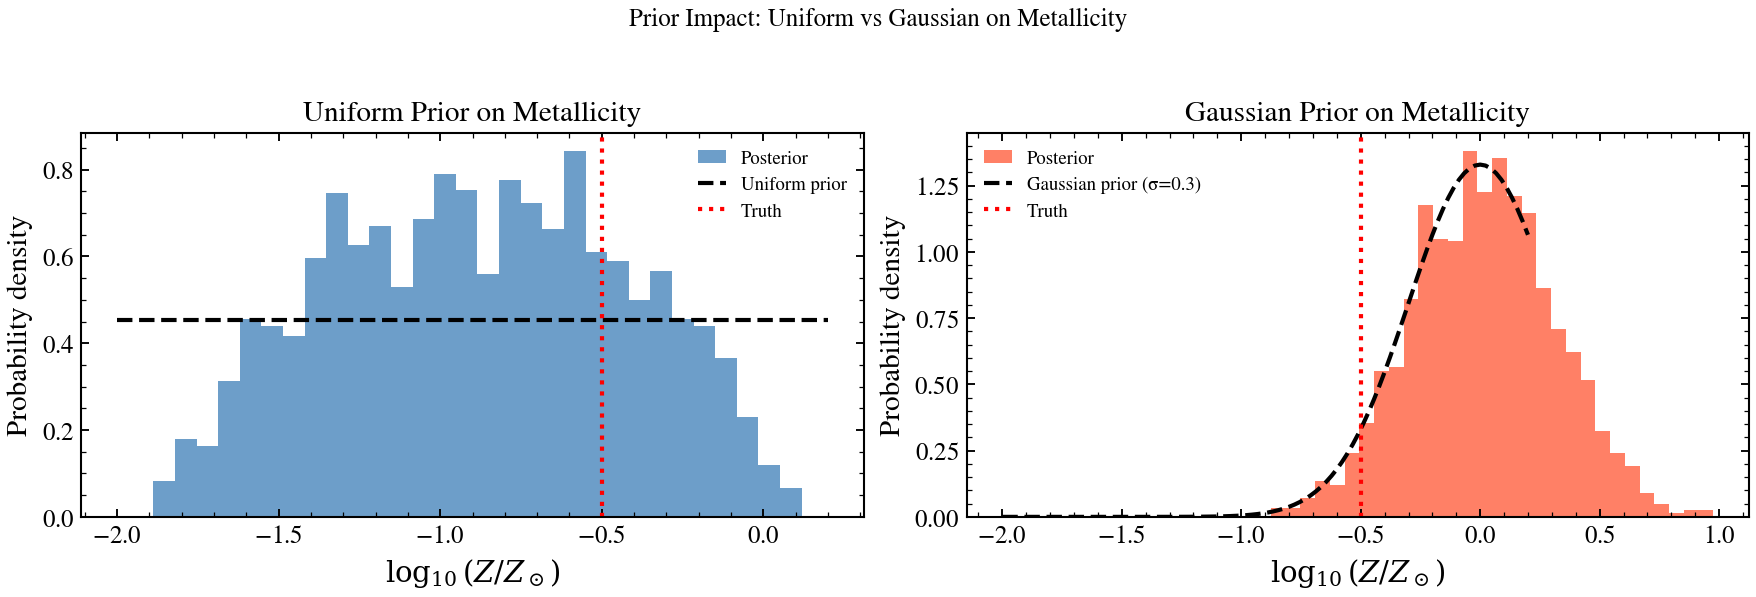

Source code (Python):
"""
Prior Sensitivity: Gaussian vs Uniform
=======================================

How does prior choice affect the posterior? This recipe compares fitting
with a Uniform prior vs Gaussian prior on metallicity, showing how prior
assumptions constrain the posterior.
"""

from pathlib import Path

import jax
import matplotlib.pyplot as plt
import numpy as np

from tengri import (
    Fitter,
    Fixed,
    Gaussian,
    Observation,
    Parameters,
    Photometry,
    SEDModel,
    Uniform,
    load_ssp_data,
)
from tengri.analysis.plotting import setup_style

setup_style()


def _find_ssp():
    """Locate SSP data from project root or docs/ (sphinx-gallery) cwd."""
    name = "ssp_prsc_miles_chabrier_wNE_logGasU-3.0_logGasZ0.0.h5"
    for p in [
        Path("data") / name,
        Path("../data") / name,
        Path("../../data") / name,
        Path("../../../data") / name,
    ]:
        if p.exists():
            return str(p)
    return None


SSP_PATH = _find_ssp()
if SSP_PATH is None:
    raise FileNotFoundError("SSP data not found — skipping example")

ssp = load_ssp_data(SSP_PATH)

# --- Setup observation and mock data ---
bands = ["sdss_u", "sdss_g", "sdss_r", "sdss_i", "sdss_z"]
obs = Observation(photometry=Photometry.from_names(bands))

# Generate mock data with moderate metallicity
true_spec = Parameters(
    sfh_tsnorm_log_peak_sfr=Fixed(0.8),
    sfh_tsnorm_peak_lbt_gyr=Fixed(2.0),
    sfh_tsnorm_width_gyr=Fixed(1.5),
    sfh_tsnorm_skew=Fixed(0.1),
    sfh_tsnorm_trunc=Fixed(5.0),
    met_logzsol=Fixed(-0.5),  # Subsolar: true value
    dust_tau_diff=Fixed(0.2),
    dust_slope=Fixed(-0.7),
    redshift=Fixed(0.1),
    mean_sfh_type="tsnorm",
)
model_true = SEDModel(true_spec, ssp, observation=obs)

key = jax.random.PRNGKey(42)
mock = model_true.mock(true_spec, snr=20.0, key=key)

# --- Fit 1: Uniform prior on metallicity ---
spec_uniform = Parameters(
    sfh_tsnorm_log_peak_sfr=Uniform(-1.0, 2.5),
    sfh_tsnorm_peak_lbt_gyr=Uniform(0.5, 12.0),
    sfh_tsnorm_width_gyr=Uniform(0.3, 5.0),
    sfh_tsnorm_skew=Uniform(-3.0, 3.0),
    sfh_tsnorm_trunc=Uniform(1.0, 10.0),
    met_logzsol=Uniform(-2.0, 0.2),  # ← Uniform prior
    dust_tau_diff=Uniform(0.0, 1.5),
    dust_slope=Fixed(-0.7),
    redshift=Fixed(0.1),
    mean_sfh_type="tsnorm",
)
model_uniform = SEDModel(spec_uniform, ssp, observation=obs)
fitter_uniform = Fitter(model_uniform, data=mock.flux_obs, noise=mock.noise)
fitter_uniform.run("map", optimizer="adam", n_steps=200, verbose=False)
posterior_uniform = fitter_uniform.run(
    "vi",
    n_iterations=10,
    n_samples=3,
    n_posterior_samples=2000,
    verbose=False,
)

# --- Fit 2: Gaussian prior on metallicity (informative) ---
spec_gaussian = Parameters(
    sfh_tsnorm_log_peak_sfr=Uniform(-1.0, 2.5),
    sfh_tsnorm_peak_lbt_gyr=Uniform(0.5, 12.0),
    sfh_tsnorm_width_gyr=Uniform(0.3, 5.0),
    sfh_tsnorm_skew=Uniform(-3.0, 3.0),
    sfh_tsnorm_trunc=Uniform(1.0, 10.0),
    met_logzsol=Gaussian(loc=0.0, scale=0.3),  # ← Gaussian centered at solar, sigma=0.3
    dust_tau_diff=Uniform(0.0, 1.5),
    dust_slope=Fixed(-0.7),
    redshift=Fixed(0.1),
    mean_sfh_type="tsnorm",
)
model_gaussian = SEDModel(spec_gaussian, ssp, observation=obs)
fitter_gaussian = Fitter(model_gaussian, data=mock.flux_obs, noise=mock.noise)
fitter_gaussian.run("map", optimizer="adam", n_steps=200, verbose=False)
posterior_gaussian = fitter_gaussian.run(
    "vi",
    n_iterations=10,
    n_samples=3,
    n_posterior_samples=2000,
    verbose=False,
)

# --- Comparison plot: Posterior distributions + prior overlay ---
fig, axes = plt.subplots(1, 2, figsize=(12, 4))

# Metallicity parameter
met_uniform = np.array(posterior_uniform.samples["met_logzsol"])
met_gaussian = np.array(posterior_gaussian.samples["met_logzsol"])

# Histogram: Uniform prior fit
axes[0].hist(met_uniform, bins=30, alpha=0.6, color="C0", density=True, label="Posterior")
z_vals = np.linspace(-2.0, 0.2, 100)
axes[0].plot(z_vals, np.ones_like(z_vals) / 2.2, "k--", lw=2.0, label="Uniform prior")
axes[0].axvline(-0.5, color="red", ls=":", lw=2.0, label="Truth")
axes[0].set_xlabel(r"$\log_{10}(Z/Z_\odot)$")
axes[0].set_ylabel("Probability density")
axes[0].set_title("Uniform Prior on Metallicity")
axes[0].legend(frameon=False, fontsize=9)

# Histogram: Gaussian prior fit
axes[1].hist(met_gaussian, bins=30, alpha=0.6, color="C3", density=True, label="Posterior")
axes[1].plot(
    z_vals,
    np.exp(-0.5 * (z_vals / 0.3) ** 2) / (0.3 * np.sqrt(2 * np.pi)),
    "k--",
    lw=2.0,
    label="Gaussian prior (σ=0.3)",
)
axes[1].axvline(-0.5, color="red", ls=":", lw=2.0, label="Truth")
axes[1].set_xlabel(r"$\log_{10}(Z/Z_\odot)$")
axes[1].set_ylabel("Probability density")
axes[1].set_title("Gaussian Prior on Metallicity")
axes[1].legend(frameon=False, fontsize=9)

fig.suptitle("Prior Impact: Uniform vs Gaussian on Metallicity", fontsize=12, y=1.02)
fig.tight_layout()
plt.savefig("plot_recipe_compare_priors.png", dpi=150, bbox_inches="tight")
plt.show()

# Print summary
print("\n--- Prior Sensitivity Summary ---")
print(f"True metallicity: {-0.5:.3f}")
print("\nUniform prior [-2.0, 0.2]:")
print(f"  Posterior median: {np.median(met_uniform):.3f}")
med_u = np.percentile(met_uniform, 16)
hi_u = np.percentile(met_uniform, 84)
print(f"  Posterior 68% CI: [{med_u:.3f}, {hi_u:.3f}]")
print("\nGaussian prior N(0.0, 0.3):")
print(f"  Posterior median: {np.median(met_gaussian):.3f}")
med_g = np.percentile(met_gaussian, 16)
hi_g = np.percentile(met_gaussian, 84)
print(f"  Posterior 68% CI: [{med_g:.3f}, {hi_g:.3f}]")
